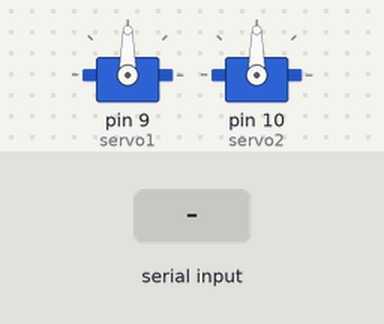
A sketch run on a simulated Arduino Uno, built with avr-gcc and run on an emulated ATmega328P. Parts: 2 × servo. The test bench sets the inputs (shaded band).

Above: at 2.1 s.
2.2 s: "A" received over Serial
At 2.7 s:
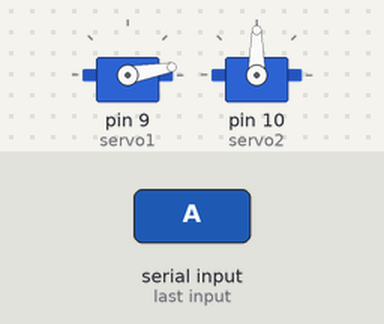
3.7 s: "S" received over Serial
At 4.9 s:
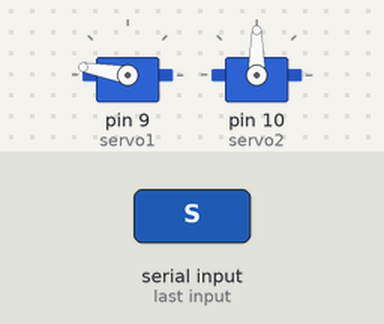
5.2 s: "L" received over Serial
At 6.1 s:
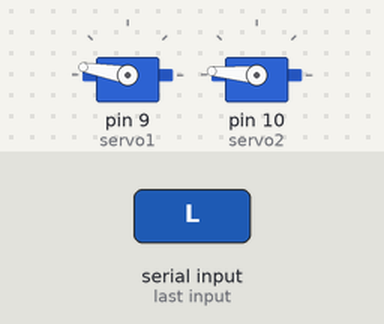
6.7 s: "K" received over Serial
At 7.3 s:
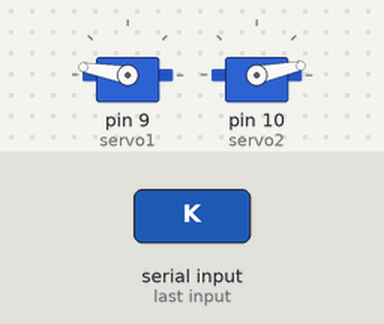
8.2 s: "A" received over Serial
At 9.4 s:
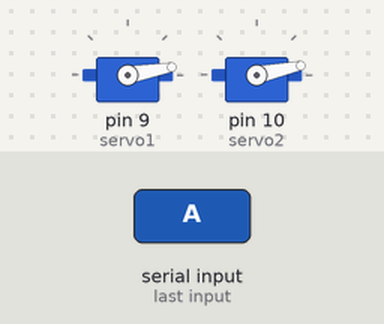
9.7 s: "L" received over Serial
At 10.8 s:
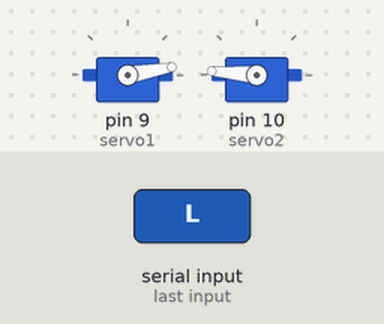
Timing chart, 0 to 12.2 s (numbered marks = the images above; inputs shaded):
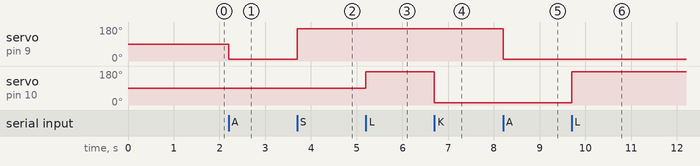

Measured:
- after the input at 2.2 s, servo on pin 9 (servo1): 90° → 10° at once
- after the input at 3.7 s, servo on pin 9 (servo1): 10° → 170° at once
- after the input at 5.2 s, servo on pin 10 (servo2): 90° → 175° at once
- after the input at 6.7 s, servo on pin 10 (servo2): 175° → 12° at once
- after the input at 8.2 s, servo on pin 9 (servo1): 170° → 10° at once
- after the input at 9.7 s, servo on pin 10 (servo2): 12° → 175° at once

The sketch:

_7_SERVO_MOTOR__SERIAL__LETRAS_.ino
```cpp
#include <Servo.h>

Servo servo1;
Servo servo2;


int val;

void setup()
{
servo1.attach(9);
servo2.attach(10);
servo1.write(90);  //ready
servo2.write(90);  //ready
       delay(950);

Serial.begin(9600);

}
void loop()
{
if (Serial.available()) {
val = Serial.read();


if (val == 'A') {

servo1.write(10);  //1
       delay(950);;
}
if (val == 'S') {

servo1.write(170);  //1S
       delay(950);;
 }

if (val == 'L') {

servo2.write(175);  //2
       delay(950);;
}
if (val == 'K') {

servo2.write(12);  //2
       delay(950);;

}
}
}
```
